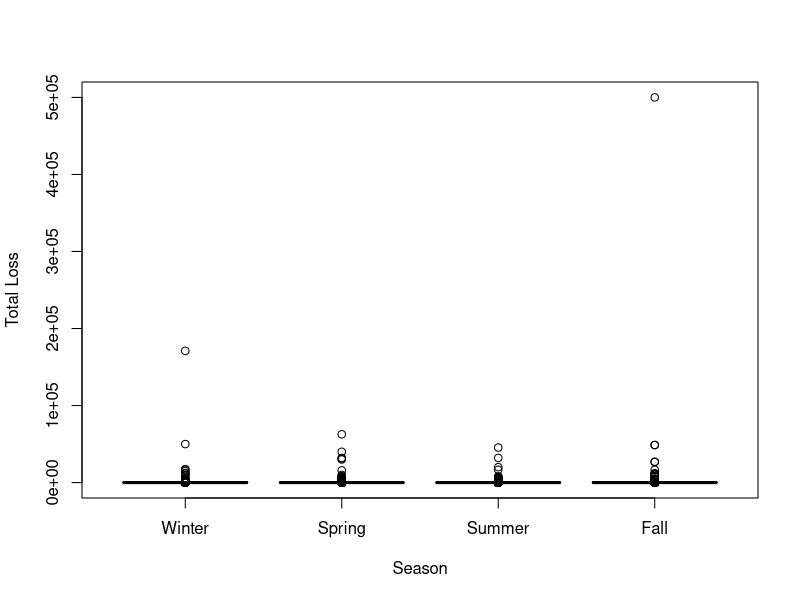

The R source for this figure:
library(dplyr)
#library(stringr)
#library(readr)
#library(lubridate)

#read in the csv file
firedata <- read.csv("PropertyLoss.csv")

#parse out the incident numbers
firedata$Incident.Num <- strtoi(substr(firedata$Inci_type,0,3))

#collum with the incident type
firedata <- transform(firedata,Incident.Type = ifelse(Incident.Num < "124", "Structure Fire", 
                   ifelse(Incident.Num < "139", "Vehicle Fire",
                   ifelse(Incident.Num < "165", "Outside Fire", "Not a Fire"))))

#creat the month collum
firedata$Month <-  months(as.Date(firedata$Alm_Date, "%m/%d/%Y"))

#Turn month into the season
firedata <- transform(firedata, Season= ifelse(firedata$Month == "January", "Winter",
                  ifelse(firedata$Month == "February", "Winter", 
                  ifelse(firedata$Month == "March", "Spring",
                  ifelse(firedata$Month == "April", "Spring",
                  ifelse(firedata$Month == "May", "Spring",
                  ifelse(firedata$Month == "June", "Summer",
                  ifelse(firedata$Month == "July", "Summer",
                  ifelse(firedata$Month == "August", "Summer",
                  ifelse(firedata$Month == "September", "Fall",
                  ifelse(firedata$Month == "October", "Fall",
                  ifelse(firedata$Month == "November", "Fall",
                  ifelse(firedata$Month == "December", "Winter","NULL")))))))))))))

#Create the percent loss
firedata$PercentLoss <- as.numeric(firedata$Pre_Inci_Value) / as.numeric(firedata$Total_Loss)

#filter out non fires
firedata <- filter(firedata, Incident.Type != "Not a Fire")
      
head(firedata)

#old data
#firedata <- read.csv("PropertyLossEdited.csv")

#Anova test of total loss based on season
aovSeason = aov(PercentLoss ~ Season, data = firedata)
summary(aovSeason)

#Anova test of total loss based on Incident.Type
aovI = aov(PercentLoss ~ Incident.Type, data = firedata)
summary(aovI)

#Percent loss summary of each season
firedata %>%
  group_by(Season) %>%
  summarize(Md = median(PercentLoss), Mean = mean(PercentLoss), SD = sd(PercentLoss), N = n())

#Winter Subset
winter <- firedata %>%
  filter(Season == "Winter") %>%
  group_by(Season) %>%
  select(Season, Incident.Type,Total_Loss,PercentLoss)

#Spring Subset
spring <- firedata %>%
  filter(Season == "Spring") %>%
  group_by(Season) %>%
  select(Season, Incident.Type,Total_Loss,PercentLoss)

#Summer Subset
summer <- firedata %>%
  filter(Season == "Summer") %>%
  group_by(Season) %>%
  select(Season, Incident.Type,Total_Loss,PercentLoss)

#Fall Subset
fall <- firedata %>%
  filter(Season == "Fall") %>%
  group_by(Season) %>%
  select(Season, Incident.Type,Total_Loss,PercentLoss)

#Box plot of all the subsets
boxplot(winter$PercentLoss,spring$PercentLoss,summer$PercentLoss,fall$PercentLoss,
        names = c("Winter","Spring","Summer","Fall"), xlab = "Season", ylab = "Total Loss")

#T test, winter and spring 
t.test(winter$PercentLoss,spring$PercentLoss)

#T test, winter and summer 
t.test(winter$PercentLoss,summer$PercentLoss)

#T test, winter and fall 
t.test(winter$PercentLoss,fall$PercentLoss)

#T test, spring and summer 
t.test(spring$PercentLoss,summer$PercentLoss)

#T test, spring and fall 
t.test(spring$PercentLoss,fall$PercentLoss)

#T test, summer and fall 
t.test(summer$PercentLoss,fall$PercentLoss)


#Percent loss summary of each season based on incident type
firedata %>%
  group_by(Season, Incident.Type) %>%
  summarize(Md = median(PercentLoss), Mean = mean(PercentLoss), SD = sd(PercentLoss), N = n())
